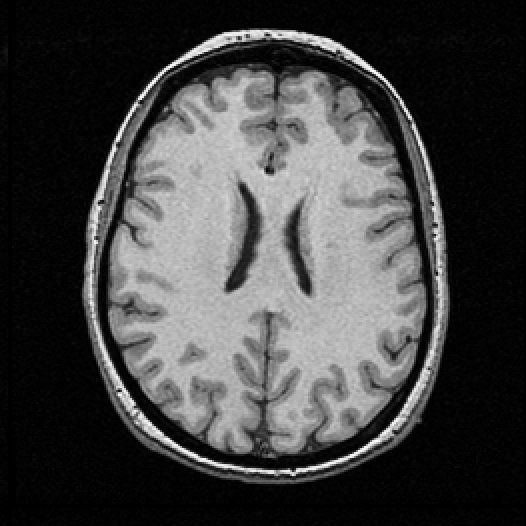
#> input picture TP3/cerveau.tif, 526 x 526 px
$ python region_growing.py
#> lines starting #> are read from the running program, lines starting #| are printed output that depends on the picture; after the words box and inside, x2 and y2 are one past the last pixel; in counts of white or black regions, pixels touching at a corner belong together

#!/usr/bin/env python3
# -*- coding: utf-8 -*-
"""
Created on Thu Sep 24 13:41:50 2020

@author: mroux
"""

import numpy as np
import platform
import tempfile
import os
import matplotlib.pyplot as plt
from scipy import ndimage as ndi
# necessite scikit-image
from skimage import io as skio
from scipy import ndimage

#Pour affichage rapide
import cv2

# POUR LA MORPHO
import skimage.morphology as morpho
import skimage.feature as skf
from scipy import ndimage as ndi

# Calcul du périmètre

def my_perimeter(im):
    se=morpho.disk(1)
    dil=morpho.dilation(im,se)
    diff=dil-im
    ta=np.nonzero(diff)
    return ta


def histogram(im):

    nl,nc=im.shape

    hist=np.zeros(256)

    for i in range(nl):
        for j in range(nc):
            hist[im[i][j]]=hist[im[i][j]]+1

    for i in range(256):
        hist[i]=hist[i]/(nc*nl)

    return(hist)


im=skio.imread('cerveau.tif')
#> im is the input picture: shape (526, 526); min 0, max 255, mean 66.3
mask=np.zeros((len(im),len(im[0])))
#> mask: shape (526, 526) float64; every value is 0

plt.figure('Image originale')
plt.imshow(im,cmap='gray')
plt.show()


### paramètres
# position du germe initial
y0=130
x0=346
# seuil du prédicat
thresh=10
# voisinage pour le calcul de la moyenne et de l'écart-type locaux
rayon=2

# Masque initial
mask[y0,x0]=255
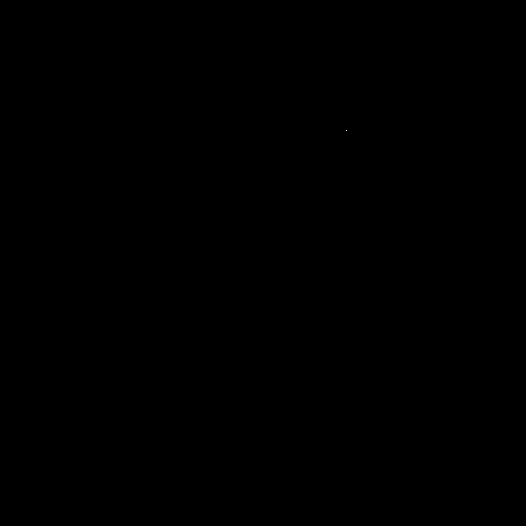
#> mask: shape (526, 526) float64; 0% white in thin lines or dots, all inside (x1, y1, x2, y2) = (346, 130, 347, 131)

ext=im[y0-rayon:y0+rayon+1,x0-rayon:x0+rayon+1]
#> ext = [[133, 133, 133, 133, 137], [133, 133, 133, 133, 137], [139, 139, 134, 134, 130], [139, 139, 134, 134, 130], [130, 130, 125, 125, 128]]
m0=np.mean(ext)
#> m0 = 133.1
s0=np.std(ext)
#> s0 = 3.84


# Boucle tant qu'il y a des changements.

modif=1
iter = 0

while modif >  0:

    iter=iter+1

    modif=0

    # Calcul du périmètre du masque

    per=my_perimeter(mask)
#> in my_perimeter, `dil=morpho.dilation(im,se)`: dil: shape (526, 526) float64; 0% white in thin lines or dots, all inside (x1, y1, x2, y2) = (345, 129, 348, 132)
#> in my_perimeter, `ta=np.nonzero(diff)`: ta = ([129, 130, 130, 131], [346, 345, 347, 346])
#> per = ([129, 130, 130, 131], [346, 345, 347, 346])

    # Boucle sur les points du périmètre

    for i in range (0 , len(per[0])):

        y=per[0][i]
        x=per[1][i]
        ext=im[y-rayon:y+rayon+1,x-rayon:x+rayon+1]
        m=np.mean(ext)
        s=np.std(ext)

        # Prédicat

        if np.abs(m0-m) < thresh * s0 :
            mask[y][x]=255
            modif=1
#> this loop made 4 passes
#> (y, x, m, s) on passes 1 to 4: (129, 346, 133.2, 3.75), (130, 345, 133.8, 3.76), (130, 347, 132.6, 3.79), (131, 346, 131.9, 4.44)

    cv2.imshow('frame',mask)
    if cv2.waitKey(1) & 0xFF == ord('q'):
#> (key q is pressed here)
        break


plt.figure('masque')
plt.imshow(mask)
plt.show()


se=morpho.disk(1)
dil=morpho.dilation(mask,se)
#> dil: shape (526, 526) float64; 0% white in thin lines or dots, all inside (x1, y1, x2, y2) = (344, 128, 349, 133)
diff=dil-mask

plt.figure('superposition')
plt.imshow(im, cmap='gray') # I would add interpolation='none'
plt.imshow(mask, cmap='jet', alpha=0.5) # interpolation='none'
plt.show()
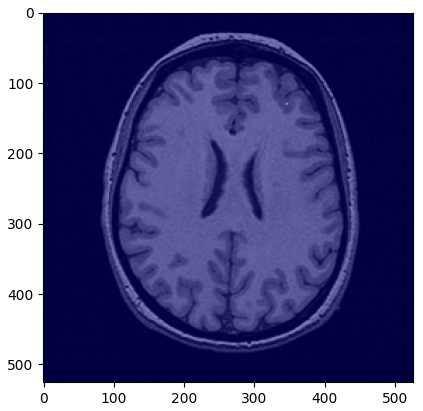
#> figure drawn by matplotlib, 1 panel

$ run again, with TP3/brain.tif copied over TP3/cerveau.tif
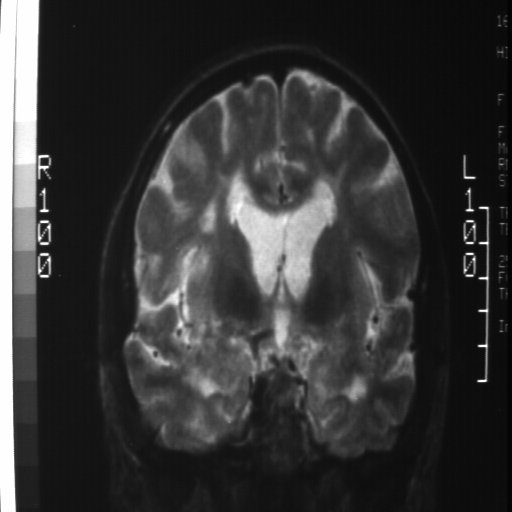
#> input picture TP3/brain.tif, 512 x 512 px
#> im is the input picture: shape (512, 512); min 1, max 254, mean 53.8
#> ext = [[86, 84, 76, 65, 53], [83, 82, 76, 65, 55], [76, 78, 74, 65, 56], [75, 74, 69, 63, 56], [70, 71, 67, 61, 55]]
#> m0 = 69.4
#> s0 = 9.66
#> ta = ([129, 130, 130, 131], [346, 345, 347, 346])
#> the loop `for i in range (0 , len(per[0])): ` made 4 passes
#> (y, x, m, s) on passes 1 to 4: (129, 346, 70.8, 10.59), (130, 345, 74.12, 7.2), (130, 347, 63.68, 10.92), (131, 346, 67.08, 8.51)
#> `plt.show()`:
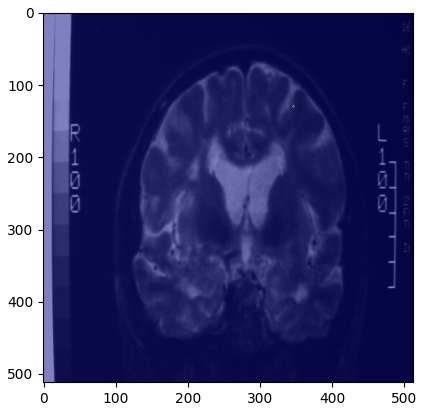
#> figure drawn by matplotlib, 1 panel
